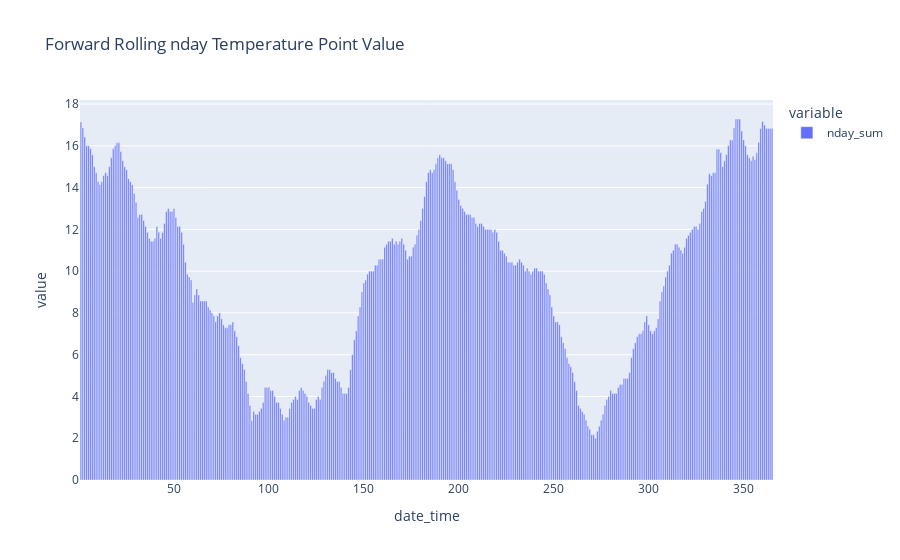

Source (notebook cell):
### Code cell
# Rolling 10day score for quality of temperature that day. Prime is 0 points, chilly or warm is -1 points, hot or cold is -2 points
df_temp['points'] = pd.cut(df_temp['airt_avg'], bins=temp_bins, labels=[2, 1, 0, 1, 2], ordered=False)
df_temp['nday_sum'] = df_temp['points'].rolling(nday).sum().shift(-nday)
mean_temp_points = df_temp.groupby(df_temp['date_time'].dt.dayofyear)['nday_sum'].mean()
px.bar(mean_temp_points, title='Forward Rolling nday Temperature Point Value')

### Figure 1 — Plotly figure (JSON) as saved in the notebook; plotly's stock layout.template omitted (floating-point values rounded to 4 significant figures; data arrays with more than 128 entries replaced by an {"elided": "..."} marker saying what was removed)
{"data": [{"alignmentgroup": "True", "hovertemplate": "variable=nday_sum<br>date_time=%{x}<br>value=%{y}<extra></extra>", "legendgroup": "nday_sum", "marker": {"color": "#636efa", "pattern": {"shape": ""}}, "name": "nday_sum", "offsetgroup": "nday_sum", "orientation": "v", "showlegend": true, "textposition": "auto", "type": "bar", "x": {"elided": "365 int values"}, "xaxis": "x", "y": {"elided": "365 float values"}, "yaxis": "y"}], "layout": {"barmode": "relative", "legend": {"title": {"text": "variable"}, "tracegroupgap": 0}, "title": {"text": "Forward Rolling nday Temperature Point Value"}, "xaxis": {"anchor": "y", "domain": [0, 1], "title": {"text": "date_time"}}, "yaxis": {"anchor": "x", "domain": [0, 1], "title": {"text": "value"}}}}
